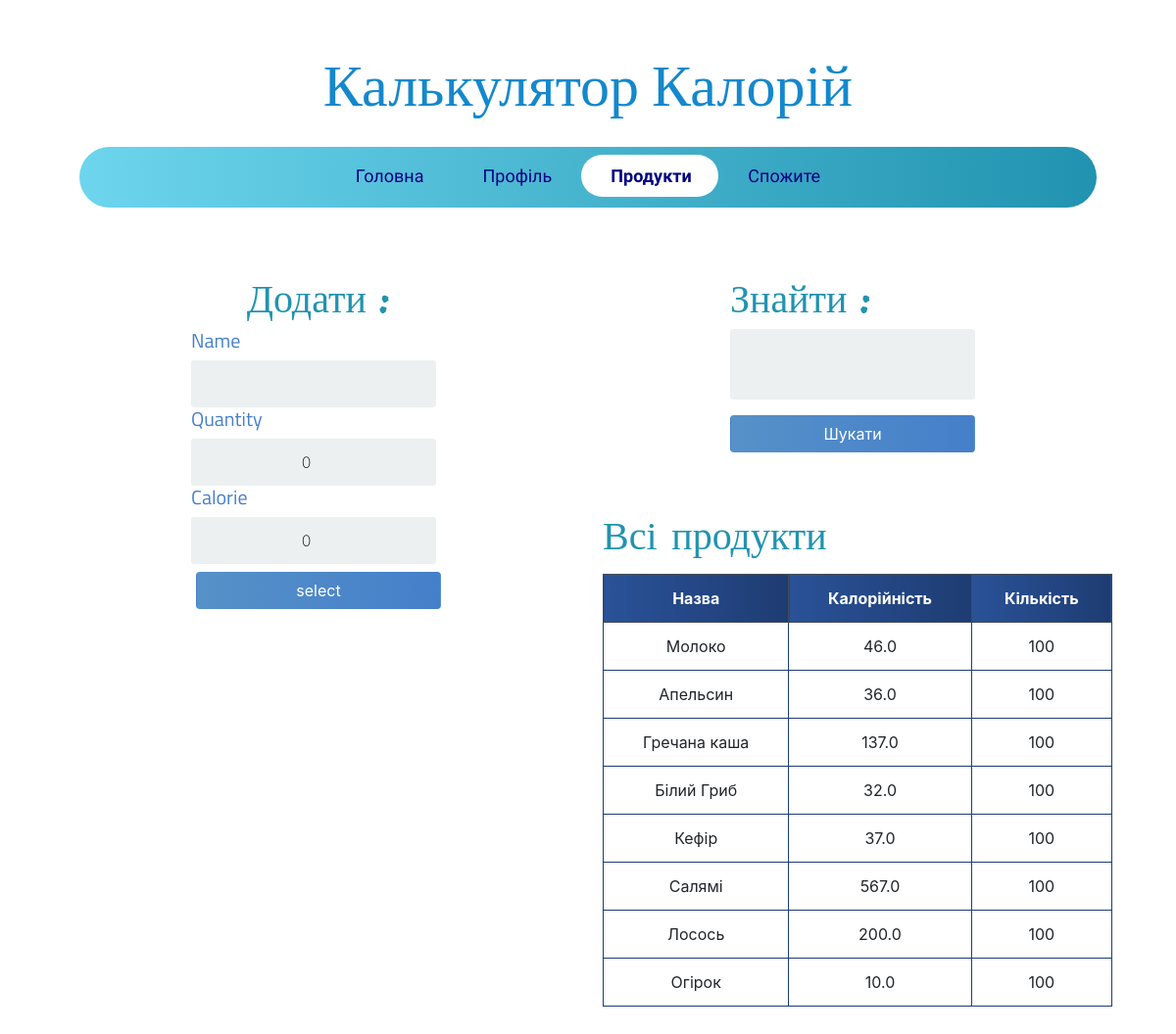
The page /add_food/ (signed in) on the database its author committed.
### calories/models.py (models this page shows, shortened)
class Food(models.Model):
    name = models.CharField(max_length=200, null=False)
    quantity = models.PositiveIntegerField(null=False, default=0)
    calorie = models.FloatField(null=False, default=0)
    person_of = models.ForeignKey(User, null=True, on_delete=models.CASCADE)

### calories/views.py (the view)
# urls.py: path('add_food/', add_food, name='add_food'),
def add_food(request):
    food_items = Food.objects.filter(person_of=request.user)
    if request.method == 'POST':
        form = AddFoodForm(request.POST)
        if form.is_valid():
            profile = form.save(commit=False)
            profile.person_of = request.user
            profile.save()
            return redirect('add_food')
    else:
        form = AddFoodForm()
    myFilter = FoodFilter(request.GET, queryset=food_items)
    food_items = myFilter.qs
    context = {'form': form, 'food_items': food_items, 'myFilter': myFilter}
    return render(request, 'add_food.html', context)

### calories/forms.py
class AddFoodForm(forms.ModelForm):
    class Meta:
        model = Food
        fields = ('name', 'quantity', 'calorie')

### templates/add_food.html (shortened to what this page needs)
{% extends 'layouts/base.html' %}
{% block content %}
<div class="container">
<div class="row">
    <div class="col-lg-6">
    <div class="login">
        <div class="login-screen">
            <div class="app-title">
                <h1 class="headline">Додати :</h1>
            </div>
            <form method="POST" action="" class="login-form form-inline">
                {% for field in form %}
                <h5 class="form-labels">
                {{ field.label }}
                </h5>
                {{ field }}
                {% endfor %}
                <input class="btn mt-2" type="submit" value="select">
            </form>
        </div>
    </div>
    </div>
    <div class="col-lg-6 ">
    <div class="login">
        <div class="login-screen">
              <form method="get">
                  <h1 class="headline">{{ myFilter.form }}</h1>
                  <button class="btn mt-2" type="submit">Шукати </button>
              </form>
        </div>
    </div>
        <h1 class="headline"> Всі продукти </h1>
        <table class="table table-bordered text-center mt-3">
            <thead class="thead-dark">
                <tr>
                    <th scope="col">Назва</th>
                    <th scope="col">Калорійність</th>
                    <th scope="col">Кількість</th>
                </tr>
            </thead>
            <tbody>
                {% for food in food_items %}
                <tr>
                    <td>{{ food.name }}</td>
                    <td>{{ food.calorie }}</td>
                    <td>{{ food.quantity }}</td>
                </tr>
                {% endfor %}
            </tbody>
        </table>
    </div>
</div>
</div>
{% endblock content %}

### static/css/base.css (style rules this page uses)
body { font-family: Arial; background-color: #3498DB; padding: 50px; }
.login { margin: 20px auto; width: 300px; }
.login-screen { background-color: #FFF; padding: 20px; border-radius: 5px }
.app-title { text-align: center; color: #777; }
.login-form { text-align: center; }
input { text-align: center; background-color: #ECF0F1; border: 2px solid transparent; border-radius: 3px; font-size: 16px; font-weight: 200; padding: 10px 0; width: 250px; transition: border .5s; }
.btn { background: #457fca; background: -webkit-linear-gradient(to right, #5691c8, #457fca); background: linear-gradient(to right, #5691c8, #457fca); color: white !important; font-size: 16px; line-height: 25px; padding: 10px 0; text-decoration: none; text-shadow: none; border-radius: 3px; box-shadow: none; transition: 0.25s; display: block; width: 250px; margin: 0 auto; }
th { background: #1e3c72; background: -webkit-linear-gradient(to right, #2a5298, #1e3c72); background: linear-gradient(to right, #2a5298, #1e3c72); }
.headline { font-family: 'Permanent Marker', cursive; padding-top:20px; color: #2193b0; color: -webkit-linear-gradient(to right, #6dd5ed, #2193b0); color: linear-gradient(to right, #6dd5ed, #2193b0); }
.table { background-color: white; color: #18AD7C; }
table.table-bordered > thead > tr > th { border:1px solid #1e3c72; }
table.table-bordered > tbody > tr > td { border:1px solid #1e3c72; }
.form-labels { font-family: 'Titillium Web', sans-serif; color:#457fca; }

### rows shown on the page
Food: name "Молоко", calorie "46.0", quantity "100"
Food: name "Апельсин", calorie "36.0", quantity "100"
Food: name "Гречана каша", calorie "137.0", quantity "100"
Food: name "Білий Гриб", calorie "32.0", quantity "100"
Food: name "Кефір", calorie "37.0", quantity "100"
Food: name "Салямі", calorie "567.0", quantity "100"
Food: name "Лосось", calorie "200.0", quantity "100"
Food: name "Огірок", calorie "10.0", quantity "100"

### other values the page prints
{{ field.label }} "Name" "Quantity" "Calorie"
